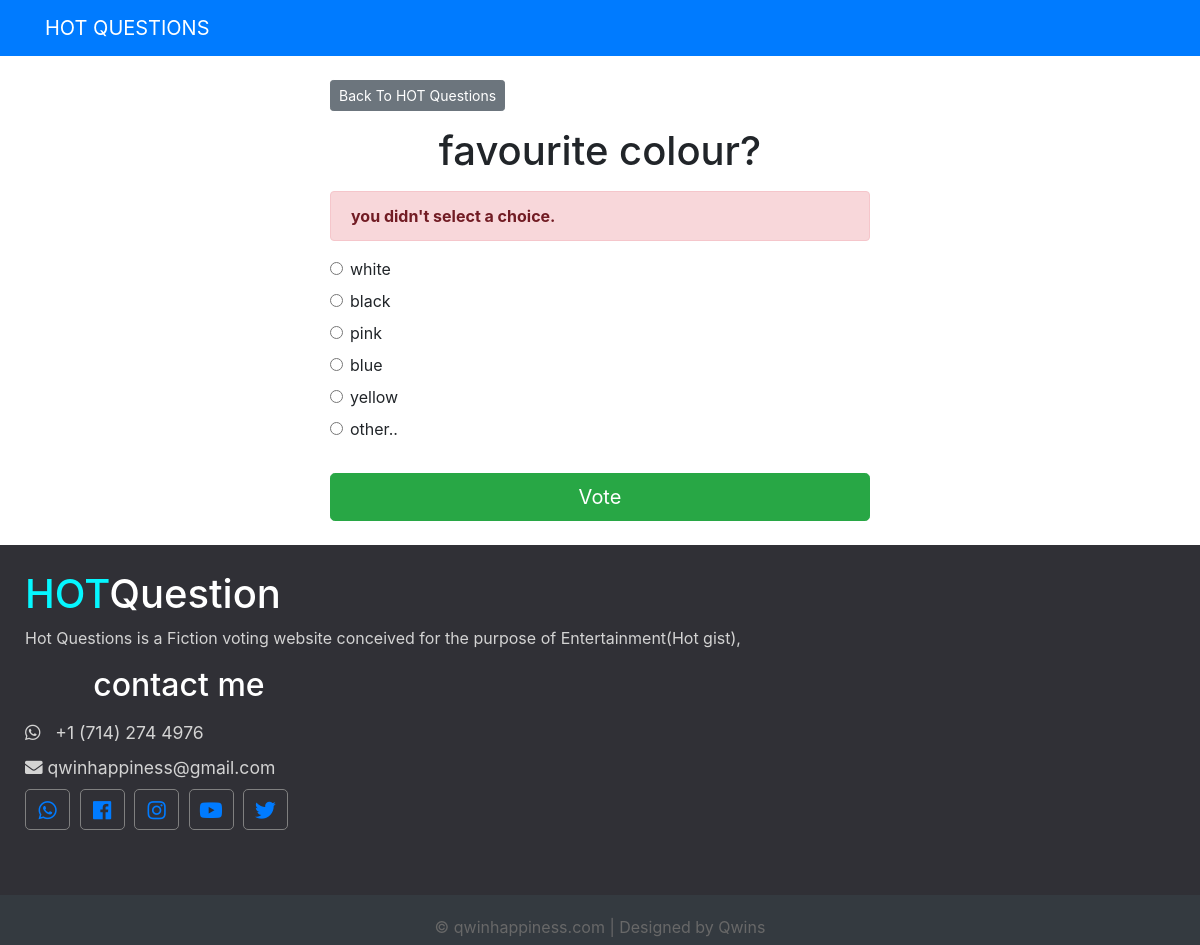
The page /polls/1/vote/ on the database its author committed.
### polls/models.py (models this page shows, shortened)
class Question(models.Model):
    question_text = models.CharField(max_length=200)
    pub_date = models.DateTimeField('date published')

class Choice(models.Model):
    question = models.ForeignKey(Question, on_delete=models.CASCADE)
    choice_text = models.CharField(max_length=200)
    votes = models.IntegerField(default=0)

### polls/views.py (the view)
# urls.py: path('<int:question_id>/vote/', views.vote, name='vote')
def vote(request, question_id):
    question = get_object_or_404(Question, pk=question_id)
    try:
        selected_choice = question.choice_set.get(pk=request.POST['choice'])
    except (KeyError, Choice.DoesNotExist):
        return render(request, 'polls/detail.html', {
            'question': question,
            'error_message': "you didn't select a choice.",
        })
    else:
        selected_choice.votes += 1
        selected_choice.save()
        return HttpResponseRedirect(reverse('polls:results', args=(question.id,)))

### templates/polls/detail.html (shortened to what this page needs)
{% extends 'base.html' %}
{% block content %}
<a class="btn btn-secondary btn-sm mb-3" href="{% url 'polls:index' %}">Back To HOT Questions</a>
<h1 class="text-center mb-3">{{ question.question_text }}</h1>
{% if error_message %}
<p class="alert alert-danger">
    <strong>{{ error_message }}</strong>
</p>
{% endif %}
<form action="{% url 'polls:vote' question.id %}" method="post">
    {% for choice in question.choice_set.all %}
     <div class="form-check">
         <input
         type="radio"
         name="choice"
         class="form-check-input"
         id="choice{{ forloop.counter }}"
         value="{{ choice.id }}"
         />
         <label for="choice{{ forloop.counter }}">{{ choice.choice_text }}</label
        >
     </div>
    {% endfor %}
    <input type="submit" value="Vote" class="btn btn-success btn-lg btn-block mt-4" />
</form>
{% endblock %}

### rows shown on the page
Question: question_text "favourite colour?"
Choice: choice_text "white"
Choice: choice_text "black"
Choice: choice_text "pink"
Choice: choice_text "blue"
Choice: choice_text "yellow"
Choice: choice_text "other.."

### other values the page prints
{{ error_message }} "you didn't select a choice."
